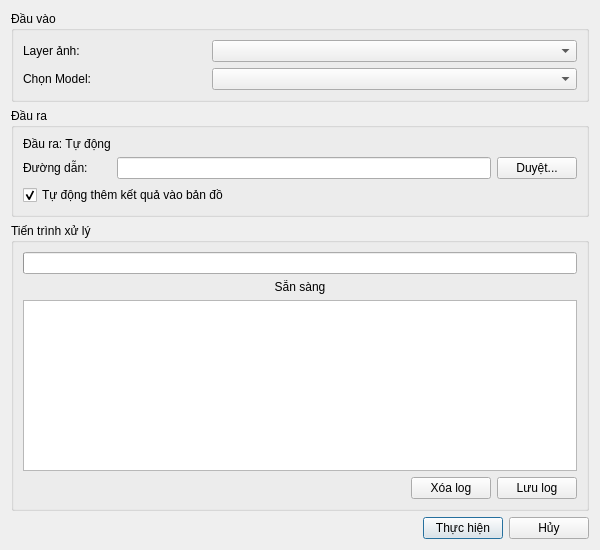
<?xml version="1.0" encoding="UTF-8"?>
<ui version="4.0">
 <class>AutoClassificationDialog</class>
 <widget class="QDialog" name="AutoClassificationDialog">
  <property name="geometry">
   <rect>
    <x>0</x>
    <y>0</y>
    <width>600</width>
    <height>550</height>
   </rect>
  </property>
  <property name="windowTitle">
   <string>Phân loại tự động</string>
  </property>
  <property name="modal">
   <bool>true</bool>
  </property>
  <layout class="QVBoxLayout" name="mainLayout">
   <item>
    <widget class="QGroupBox" name="inputGroupBox">
     <property name="title">
      <string>Đầu vào</string>
     </property>
     <layout class="QGridLayout" name="inputLayout">
      <item row="0" column="0">
       <widget class="QLabel" name="inputLayerLabel">
        <property name="text">
         <string>Layer ảnh:</string>
        </property>
       </widget>
      </item>
      <item row="1" column="0">
      <widget class="QLabel" name="modelLabel">
       <property name="text">
        <string>Chọn Model:</string>
       </property>
      </widget>
      </item>
      <item row="0" column="1" colspan="2">
       <widget class="QComboBox" name="inputLayerComboBox"/>
      </item>
     <item row="1" column="1" colspan="2">
      <widget class="QComboBox" name="modelComboBox">
      </widget>
     </item>
     </layout>
    </widget>
   </item>
   <item>
    <widget class="QGroupBox" name="outputGroupBox">
     <property name="title">
      <string>Đầu ra</string>
     </property>
     <layout class="QGridLayout" name="outputLayout">
      <item row="0" column="0">
       <widget class="QLabel" name="outputTypeLabel">
        <property name="text">
         <string>Đầu ra: Tự động</string>
        </property>
       </widget>
      </item>
      <item row="1" column="0">
       <widget class="QLabel" name="outputPathLabel">
        <property name="text">
         <string>Đường dẫn:</string>
        </property>
       </widget>
      </item>
      <item row="1" column="1">
       <widget class="QLineEdit" name="outputPathLineEdit">
        <property name="readOnly">
         <bool>true</bool>
        </property>
       </widget>
      </item>
      <item row="1" column="2">
       <widget class="QPushButton" name="browseOutputButton">
        <property name="maximumSize">
         <size>
          <width>80</width>
          <height>16777215</height>
         </size>
        </property>
        <property name="text">
         <string>Duyệt...</string>
        </property>
       </widget>
      </item>
      <item row="2" column="0" colspan="3">
       <widget class="QCheckBox" name="autoAddOutputCheckBox">
        <property name="text">
         <string>Tự động thêm kết quả vào bản đồ</string>
        </property>
        <property name="checked">
         <bool>true</bool>
        </property>
       </widget>
      </item>
     </layout>
    </widget>
   </item>
   <item>
    <widget class="QGroupBox" name="processGroupBox">
     <property name="title">
      <string>Tiến trình xử lý</string>
     </property>
     <layout class="QVBoxLayout" name="processLayout">
      <item>
       <widget class="QProgressBar" name="progressBar">
        <property name="visible">
         <bool>false</bool>
        </property>
       </widget>
      </item>
      <item>
       <widget class="QLabel" name="statusLabel">
        <property name="text">
         <string>Sẵn sàng</string>
        </property>
        <property name="alignment">
         <set>Qt::AlignCenter</set>
        </property>
       </widget>
      </item>
      <item>
       <widget class="QTextEdit" name="logTextEdit">
        <property name="readOnly">
         <bool>true</bool>
        </property>
       </widget>
      </item>
      <item>
       <layout class="QHBoxLayout" name="logButtonLayout">
        <item>
         <spacer name="logButtonSpacer">
          <property name="orientation">
           <enum>Qt::Horizontal</enum>
          </property>
          <property name="sizeHint" stdset="0">
           <size>
            <width>40</width>
            <height>20</height>
           </size>
          </property>
         </spacer>
        </item>
        <item>
         <widget class="QPushButton" name="clearLogButton">
          <property name="text">
           <string>Xóa log</string>
          </property>
         </widget>
        </item>
        <item>
         <widget class="QPushButton" name="saveLogButton">
          <property name="text">
           <string>Lưu log</string>
          </property>
         </widget>
        </item>
       </layout>
      </item>
     </layout>
    </widget>
   </item>
   <item>
    <spacer name="verticalSpacer">
     <property name="orientation">
      <enum>Qt::Vertical</enum>
     </property>
     <property name="sizeHint" stdset="0">
      <size>
       <width>20</width>
       <height>10</height>
      </size>
     </property>
    </spacer>
   </item>
   <item>
    <layout class="QHBoxLayout" name="buttonLayout">
     <item>
      <spacer name="horizontalSpacer">
       <property name="orientation">
        <enum>Qt::Horizontal</enum>
       </property>
       <property name="sizeHint" stdset="0">
        <size>
         <width>40</width>
         <height>20</height>
        </size>
       </property>
      </spacer>
     </item>
     <item>
      <widget class="QPushButton" name="okButton">
       <property name="text">
        <string>Thực hiện</string>
       </property>
       <property name="default">
        <bool>true</bool>
       </property>
      </widget>
     </item>
     <item>
      <widget class="QPushButton" name="cancelButton">
       <property name="text">
        <string>Hủy</string>
       </property>
      </widget>
     </item>
    </layout>
   </item>
  </layout>
 </widget>
 <resources/>
 <connections/>
</ui>
